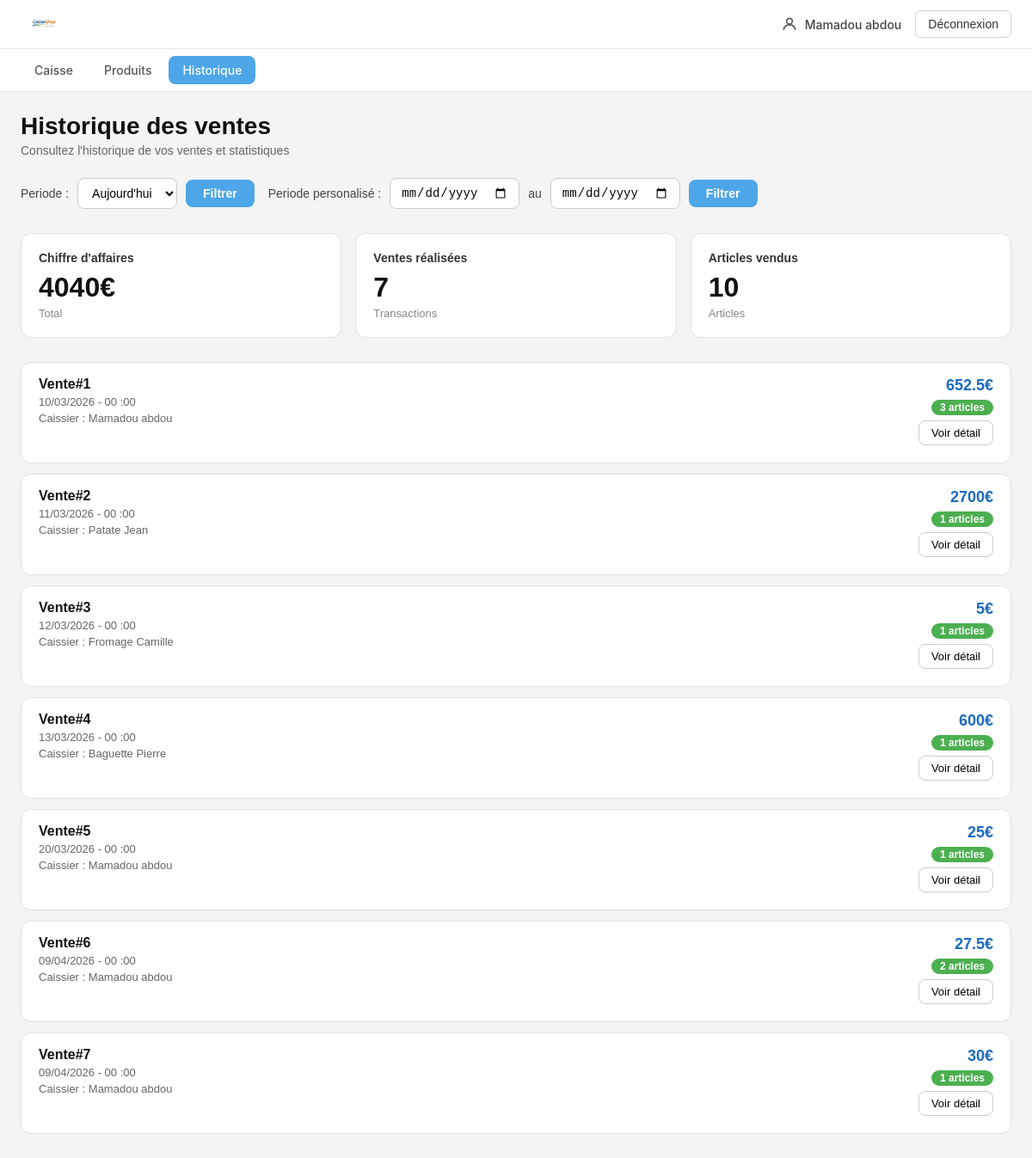
The app's page /frontoffice/historique.php (signed in), older data.
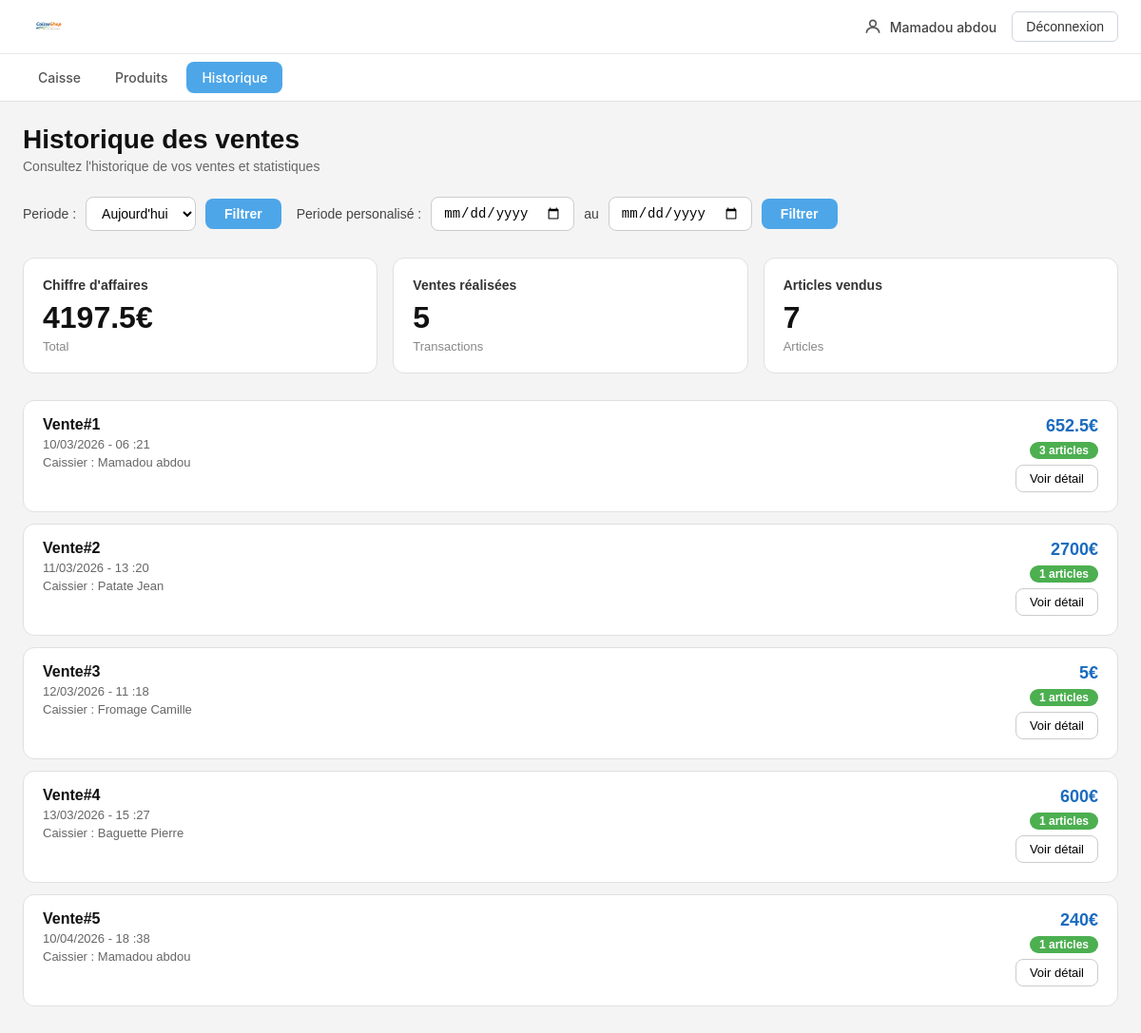
The same page, newer data.
### tables this page shows
CREATE TABLE `ventes` (
  `Id` int(11) NOT NULL,
  `IdUtilisateur` int(11) NOT NULL,
  `Date` datetime NOT NULL DEFAULT current_timestamp(),
  `Total` double NOT NULL
);

CREATE TABLE `utilisateurs` (
  `Id` int(11) NOT NULL,
  `Nom` varchar(20) NOT NULL,
  `Prenom` varchar(20) NOT NULL,
  `Email` varchar(50) NOT NULL,
  `MotDePasse` varchar(255) NOT NULL
);

### frontoffice/select.php (called while the page is built, shortened)
<?php
require_once('../asset/connexionbdd.php');
$sql = "SELECT vtp.IdVente,
vtp.IdProduit,
pdt.NomProduit,
vtp.Quantite,
pdt.Prix,
vtp.PrixTotalProduit
FROM venteproduits vtp
JOIN produits pdt ON vtp.IdProduit = pdt.Id
JOIN ventes vt ON vtp.IdVente = vt.Id
JOIN utilisateurs ut ON vt.IdUtilisateur = ut.Id WHERE 1=1";
$params = [];
$stmt = $pdo->prepare($sql);
$stmt->execute($params);
$venteProduits=$stmt->fetchall();
$sql = "SELECT vt.Id,
vt.Date,
vt.Total,
ut.Nom,
ut.Prenom
FROM ventes vt
JOIN utilisateurs ut ON vt.IdUtilisateur = ut.Id WHERE 1=1";
$params = [];
$sql.=" ORDER BY vt.Id ASC";
$stmt = $pdo->prepare($sql);
$stmt->execute($params);
$ventes=$stmt->fetchall();
?>

### frontoffice/session.php (called while the page is built, shortened)
<?php
require_once(__DIR__ . '/select.php');
?>

### frontoffice/fonction.php (called while the page is built)
<?php
function nombreArticleDansUneVente($idVente,$venteProduits){
    $nbArticle=0;
    for ($i=0; $i < count($venteProduits); $i++) {
        if ($idVente == $venteProduits[$i]['IdVente']) {
            $nbArticle+=1;
        }
    }
    return $nbArticle;
}
function CalculDuChiffreAffaires($ventes){
    $chiffreAffaire=0;
    for ($i=0; $i < count($ventes); $i++) {
        $chiffreAffaire += $ventes[$i]['Total'];
    }
    return $chiffreAffaire;
}
?>

### frontoffice/historique.php (the view, shortened to what this page needs)
<?php
require_once(__DIR__ . '/session.php');
require_once(__DIR__ . '/select.php');
require_once(__DIR__ . '/fonction.php');
?>
<!DOCTYPE html>
<html lang="fr">
<head>
    <link rel="stylesheet" href="../styles/style.css">
    <link rel="stylesheet" href="../styles/historique.css">
</head>
<body>
    <header class="header">
        <nav class="nav-top">
            <img class="logo" src="../image/logo1.png" alt="logo caisseshop">
            <div class="nav-top-droite">
                <div class="utilisateur">
                    <svg class="icone-user" xmlns="http://www.w3.org/2000/svg" viewBox="0 0 24 24" fill="none" stroke="currentColor" stroke-width="2">
                        <circle cx="12" cy="8" r="4"/>
                        <path d="M4 20c0-4 3.6-7 8-7s8 3 8 7"/>
                    </svg>
                    <p class="nom-utilisateur"><?php echo $_SESSION['LOG_USER'] ?></p>
                </div>
                <button class="bouton-deconnexion" onclick="window.location.href='logout.php'">
                    Déconnexion
                </button>
            </div>
        </nav>
        <nav class="nav-menu">
            <a class="nav-lien " href="index.php">
                Caisse
            </a>
            <a class="nav-lien" href="produits.php">
                Produits
            </a>
            <a class="nav-lien actif" href="historique.php">
                Historique
            </a>
        </nav>
    </header>
    <main class="historique-page">
        <h1 class="historique-titre">Historique des ventes</h1>
        <p class="historique-description">Consultez l'historique de vos ventes et statistiques</p>
        <div class="filtres-row">
            <form class="filtre-periode" action="historique.php" method="post">
                <label class="filtre-label" for="periode">Periode :</label>
                <select class="filtre-select" name="periode">
                    <?php if (isset($_POST['periode'])){
                        if($_POST['periode'] == '1'){?>
                            <option value="1" selected>Aujourd'hui</option>
                            <option value="2">Semaine</option>
                        <?php }else{ ?>
                            <option value="1">Aujourd'hui</option>
                            <option value="2" selected>Semaine</option>
                    <?php }
                    }else{?>
                            <option value="1">Aujourd'hui</option>
                    <?php } ?>
                </select>
                <button class="filtre-btn" type="submit">Filtrer</button>
            </form>
            <form class="filtre-perso" action="historique.php" method="post">
                <label class="filtre-label" for="perso_periode_debut">Periode personalisé :</label>
                <?php if (!isset($_POST['perso_periode_debut']) && !isset($_POST['perso_periode_fin'])) { ?>
                    <input class="filtre-date" type="date" name="perso_periode_debut" >
                    <span class="filtre-au">au</span>
                    <input class="filtre-date" type="date" name="perso_periode_fin" >
                <?php }else{ ?>
                    <input class="filtre-date" type="date" name="perso_periode_debut"  value="<?php echo $_POST['perso_periode_debut'] ?>">
                    <span class="filtre-au">au</span>
                    <input class="filtre-date" type="date" name="perso_periode_fin" value="<?php echo $_POST['perso_periode_fin'] ?>">
                <?php } ?>
                <button class="filtre-btn" type="submit">Filtrer</button>
            </form>
        </div>
        <div class="stats-grid">
            <div class="stat-card">
                <h2 class="stat-titre">Chiffre d'affaires</h2>
                <b class="stat-valeur"><?php echo CalculDuChiffreAffaires($ventes) ?>€</b>
                <p class="stat-label">Total</p>
            </div>
            <div class="stat-card">
                <h2 class="stat-titre">Ventes réalisées</h2>
                <b class="stat-valeur"><?php echo count($ventes) ?></b>
                <p class="stat-label">Transactions</p>
            </div>
            <div class="stat-card">
                <h2 class="stat-titre">Articles vendus</h2>
                <b class="stat-valeur"><?php echo count($venteProduits) ?></b>
                <p class="stat-label">Articles</p>
            </div>
        </div>
        <?php for ($i=0; $i < count($ventes); $i++) { ?>
            <article class="vente-card vente-card">
                <div class="vente-header">
                    <div class="vente-info">
                        <h2 class="vente-numero">Vente#<?php echo ($i+1) ?></h2>
                        <p class="vente-date"><?php echo date('d/m/Y - H :i',strtotime($ventes[$i]['Date'])) ?></p>
                        <p class="vente-caissier">Caissier : <?php echo $ventes[$i]['Nom']." ".$ventes[$i]['Prenom'] ?></p>
                    </div>
                    <div class="vente-meta">
                        <p class="vente-prix"><?php echo $ventes[$i]['Total'] ?>€</p>
                        <span class="vente-badge"><?php echo nombreArticleDansUneVente($ventes[$i]['Id'], $venteProduits) ?> articles</span>
                        <form action="detailHistorique.php" method="post">
                            <button class="vente-btn" type="submit">Voir détail</button>
                        </form>
                    </div>
                </div>
            </article>
        <?php } ?>
    </main>
</body>
</html>

### styles/style.css (style rules this page uses)
* { margin: 0; padding: 0; box-sizing: border-box; }
body { font-family: -apple-system, BlinkMacSystemFont, 'Segoe UI', sans-serif; background-color: #f0f2f5; color: #1a1a1a; font-size: 14px; }
.header { background-color: #ffffff; border-bottom: 1px solid #e0e0e0; position: sticky; top: 0; z-index: 100; }
.nav-top { display: flex; align-items: center; justify-content: space-between; padding: 10px 24px; border-bottom: 1px solid #e8e8e8; }
.logo { height: 36px; width: auto; }
.nav-top-droite { display: flex; align-items: center; gap: 16px; }
.utilisateur { display: flex; align-items: center; gap: 8px; color: #444; }
.icone-user { width: 20px; height: 20px; color: #555; }
.nom-utilisateur { font-size: 14px; font-weight: 500; }
.bouton-deconnexion { display: flex; align-items: center; gap: 6px; padding: 7px 14px; background-color: #ffffff; border: 1px solid #d0d5dd; border-radius: 6px; font-size: 14px; font-weight: 500; cursor: pointer; color: #333; transition: background-color 0.2s; }
.nav-menu { display: flex; align-items: center; gap: 4px; padding: 8px 24px; }
.nav-lien { display: flex; align-items: center; gap: 6px; padding: 8px 16px; text-decoration: none; color: #555; font-size: 14px; font-weight: 500; border-radius: 8px; transition: background-color 0.2s, color 0.2s; }
.nav-lien.actif { background-color: #4da6e8; color: #ffffff; }

### styles/historique.css (style rules this page uses)
.historique-page { background: #f4f4f4; padding: 24px; font-family: sans-serif; min-height: 100vh; }
.historique-titre { font-size: 28px; font-weight: 700; margin: 0 0 4px; color: #111; }
.historique-description { color: #666; margin: 0 0 24px; font-size: 14px; }
.filtres-row { display: flex; align-items: center; flex-wrap: wrap; gap: 16px; margin-bottom: 28px; }
.filtre-periode, .filtre-perso { display: inline-flex; align-items: center; gap: 10px; }
.filtre-label { font-size: 14px; color: #444; font-weight: 500; }
.filtre-select, .filtre-date { padding: 8px 12px; border: 1px solid #ccc; border-radius: 8px; font-size: 14px; background: #fff; cursor: pointer; }
.filtre-au { font-size: 14px; color: #444; }
.filtre-btn { padding: 8px 20px; background: #4da6e8; color: #fff; border: none; border-radius: 8px; font-size: 14px; font-weight: 600; cursor: pointer; }
.stats-grid { display: grid; grid-template-columns: repeat(3, 1fr); gap: 16px; margin-bottom: 28px; }
.stat-card { background: #fff; border: 1px solid #e0e0e0; border-radius: 12px; padding: 20px; }
.stat-titre { font-size: 14px; font-weight: 600; color: #333; margin: 0 0 8px; }
.stat-valeur { display: block; font-size: 32px; font-weight: 700; color: #111; margin-bottom: 4px; }
.stat-label { font-size: 13px; color: #888; margin: 0; }
.vente-card { background: #fff; border: 1px solid #e0e0e0; border-radius: 12px; padding: 16px 20px; margin-bottom: 12px; display: flex; flex-direction: column; }
.vente-header { display: flex; justify-content: space-between; align-items: flex-start; margin-bottom: 4px; }
.vente-info { display: flex; flex-direction: column; gap: 4px; }
.vente-numero { font-size: 16px; font-weight: 700; color: #111; margin: 0; }
.vente-date, .vente-caissier { font-size: 13px; color: #666; margin: 0; }
.vente-meta { display: flex; flex-direction: column; align-items: flex-end; gap: 6px; }
.vente-prix { font-size: 18px; font-weight: 700; color: #1a6bbf; margin: 0; }
.vente-badge { background: #4caf50; color: #fff; font-size: 12px; font-weight: 600; padding: 2px 10px; border-radius: 20px; }
.vente-btn { padding: 6px 14px; font-size: 13px; border: 1px solid #ccc; background: #fff; border-radius: 8px; cursor: pointer; }

Row changes from the older to the newer data that the page shows:
removed ventes: Date "20/03/2026 - 00 :00", IdUtilisateur.Nom "Mamadou", IdUtilisateur.Prenom "abdou", Total "25", Id "1"
removed ventes: Date "09/04/2026 - 00 :00", IdUtilisateur.Nom "Mamadou", IdUtilisateur.Prenom "abdou", Total "27.5", Id "2"
removed ventes: Date "09/04/2026 - 00 :00", IdUtilisateur.Nom "Mamadou", IdUtilisateur.Prenom "abdou", Total "30", Id "1"
changed ventes (number 1 of 5 on the later page): Date "10/03/2026 - 00 :00" → "10/03/2026 - 06 :21"
changed ventes "Patate": Date "11/03/2026 - 00 :00" → "11/03/2026 - 13 :20"
changed ventes "Fromage": Date "12/03/2026 - 00 :00" → "12/03/2026 - 11 :18"
changed ventes "Baguette": Date "13/03/2026 - 00 :00" → "13/03/2026 - 15 :27"
added ventes: Date "10/04/2026 - 18 :38", IdUtilisateur.Nom "Mamadou", IdUtilisateur.Prenom "abdou", Total "240", Id "1"
Text that changed along with them:
CalculDuChiffreAffaires($ventes): "4040" → "4197.5"
count($ventes): "7" → "5"
count($venteProduits): "10" → "7"
